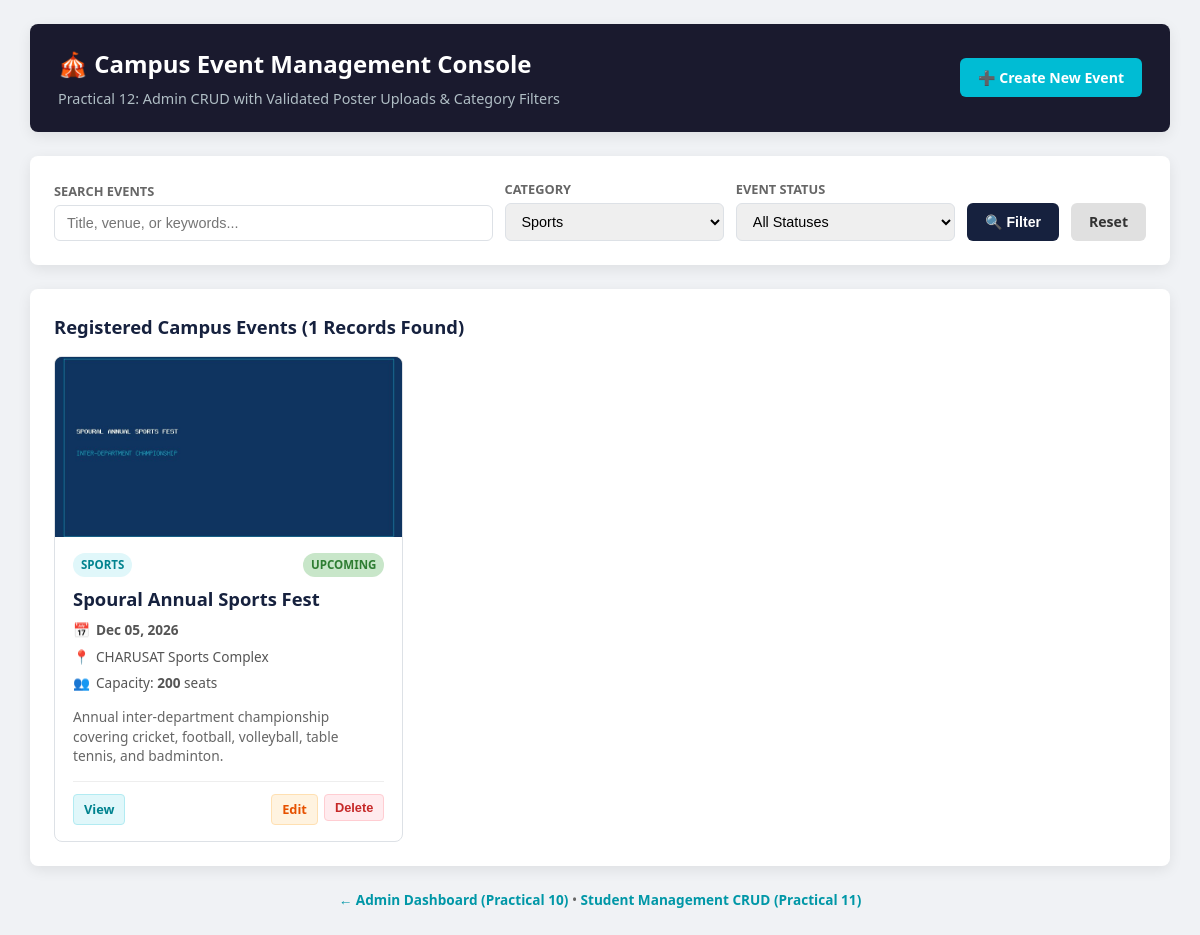
Screenshot of /index.php?category=Sports with the database file from the repository.
### tables this page shows
CREATE TABLE IF NOT EXISTS `events` (
  `id` INT AUTO_INCREMENT PRIMARY KEY,
  `title` VARCHAR(150) NOT NULL,
  `category` VARCHAR(50) NOT NULL,
  `description` TEXT NOT NULL,
  `event_date` DATE NOT NULL,
  `venue` VARCHAR(100) NOT NULL,
  `max_participants` INT UNSIGNED NOT NULL DEFAULT 100,
  `poster_url` VARCHAR(255) DEFAULT NULL,
  `status` ENUM('upcoming', 'completed', 'cancelled') NOT NULL DEFAULT 'upcoming',
  `created_at` TIMESTAMP DEFAULT CURRENT_TIMESTAMP,
  INDEX `idx_event_date` (`event_date`),
  INDEX `idx_category` (`category`),
  INDEX `idx_status` (`status`)
);

### index.php (the view, shortened to what this page needs)
<?php
$search   = trim($_GET['search'] ?? '');
$category = trim($_GET['category'] ?? '');
$events = [];
$totalEvents = 0;
try {
    $pdo = getDBConnection();
    $conditions = [];
    $params = [];
    if ($category !== '') {
        $conditions[] = "category = ?";
        $params[] = $category;
    }
    $whereSql = !empty($conditions) ? "WHERE " . implode(" AND ", $conditions) : "";
    $sql = "SELECT id, title, category, description, event_date, venue, max_participants, poster_url, status, created_at
            FROM events
            {$whereSql}
            ORDER BY event_date ASC";
    $stmt = $pdo->prepare($sql);
    $stmt->execute($params);
    $events = $stmt->fetchAll();
    $totalEvents = count($events);
} catch (Exception $e) {
    error_log("[Practical-12 CRUD Error]: " . $e->getMessage());
    $dbError = $e->getMessage();
}
?>
<!DOCTYPE html>
<html lang="en">
<head>
</head>
<body>
    <div class="container">
        <header>
            <div>
                <h1>🎪 Campus Event Management Console</h1>
                <p>Practical 12: Admin CRUD with Validated Poster Uploads & Category Filters</p>
            </div>
            <div>
                <a href="add_event.php" class="btn btn-primary">
                    ➕ Create New Event
                </a>
            </div>
        </header>
        <div class="card">
            <form method="GET" action="index.php" class="filter-form">
                <div class="form-group">
                    <label for="search">Search Events</label>
                    <input type="text" id="search" name="search" placeholder="Title, venue, or keywords..." value="<?= htmlspecialchars($search) ?>">
                </div>
                <div class="form-group">
                    <label for="category">Category</label>
                    <select id="category" name="category">
                        <option value="Sports" <?= $category === 'Sports' ? 'selected' : '' ?>>Sports</option>
                    </select>
                </div>
                <div class="form-group">
                    <label for="status">Event Status</label>
                    <select id="status" name="status">
                        <option value="">All Statuses</option>
                    </select>
                </div>
                <button type="submit" class="btn btn-filter">🔍 Filter</button>
                <a href="index.php" class="btn btn-reset">Reset</a>
            </form>
        </div>
        <div class="card">
            <div style="display:flex; justify-content:space-between; align-items:center;">
                <h3 style="margin:0; font-size:1.15rem; color:var(--color-primary-lt);">
                    Registered Campus Events (<?= $totalEvents ?> Records Found)
                </h3>
            </div>
            <?php if (!empty($events)): ?>
                <div class="events-grid">
                    <?php foreach ($events as $ev): ?>
                    <div class="event-card">
                        <div class="poster-container">
                            <?php if (!empty($ev['poster_url']) && file_exists(__DIR__ . '/' . $ev['poster_url'])): ?>
                                <img src="<?= htmlspecialchars($ev['poster_url']) ?>" alt="<?= htmlspecialchars($ev['title']) ?>" class="poster-img">
                            <?php endif; ?>
                        </div>
                        <div class="card-body">
                            <div class="card-meta">
                                <span class="badge badge-cat"><?= htmlspecialchars($ev['category']) ?></span>
                                <span class="badge badge-<?= htmlspecialchars($ev['status']) ?>">
                                    <?= htmlspecialchars(ucfirst($ev['status'])) ?>
                                </span>
                            </div>
                            <h4 class="event-title"><?= htmlspecialchars($ev['title']) ?></h4>
                            <div class="event-info">
                                <span>📅</span>
                                <strong><?= htmlspecialchars(date('M d, Y', strtotime($ev['event_date']))) ?></strong>
                            </div>
                            <div class="event-info">
                                <span>📍</span>
                                <span><?= htmlspecialchars($ev['venue']) ?></span>
                            </div>
                            <div class="event-info">
                                <span>👥</span>
                                <span>Capacity: <strong><?= htmlspecialchars((string)$ev['max_participants']) ?></strong> seats</span>
                            </div>
                            <p class="event-desc"><?= htmlspecialchars($ev['description']) ?></p>
                            <div class="card-actions">
                                <a href="view_event.php?id=<?= $ev['id'] ?>" class="btn-sm btn-view">View</a>
                                <div class="btn-action-group">
                                    <a href="edit_event.php?id=<?= $ev['id'] ?>" class="btn-sm btn-edit">Edit</a>
                                    <form action="delete_event.php" method="POST" style="display:inline;" onsubmit="return confirm('Are you sure you want to delete this event? This will also remove the uploaded poster file.');">
                                        <button type="submit" class="btn-sm btn-del">Delete</button>
                                    </form>
                                </div>
                            </div>
                        </div>
                    </div>
                    <?php endforeach; ?>
                </div>
            <?php else: ?>
                <div style="padding: 36px; text-align: center; color: var(--color-muted);">
                    No events found matching your filter criteria.
                </div>
            <?php endif; ?>
        </div>
        <div style="text-align:center; margin-top:20px; font-size:0.85rem; color:var(--color-muted);">
            <a href="../Practical-10/dashboard_admin.php" style="color:var(--color-accent-dark); text-decoration:none; font-weight:600;">
                &larr; Admin Dashboard (Practical 10)
            </a> &bull;
            <a href="../Practical-11/index.php" style="color:var(--color-accent-dark); text-decoration:none; font-weight:600;">
                Student Management CRUD (Practical 11)
            </a>
        </div>
    </div>
</body>
</html>

### index.php (style rules this page uses)
:root { --color-primary: #1a1a2e; --color-primary-lt: #16213e; --color-accent: #00bcd4; --color-accent-dark: #0097a7; --color-bg: #f0f2f5; --color-card: #ffffff; --color-text: #222222; --color-muted: #666666; --color-success: #2e7d32; --color-success-bg: #c8e6c9; --color-danger: #c62828; --color-danger-bg: #ffcdd2; --color-warning: #e65100; --color-warning-bg: #ffe0b2; --color-border: #dde1e6; --radius: 8px; --shadow: 0 4px 14px rgba(0,0,0,0.08); --font-sans: 'Segoe UI', Tahoma, Geneva, Verdana, sans-serif; }
* { box-sizing: border-box; }
body { font-family: var(--font-sans); background: var(--color-bg); color: var(--color-text); margin: 0; padding: 24px 16px; line-height: 1.5; }
.container { max-width: 1140px; margin: 0 auto; }
header { background: var(--color-primary); color: #fff; padding: 22px 28px; border-radius: var(--radius); box-shadow: var(--shadow); margin-bottom: 24px; display: flex; justify-content: space-between; align-items: center; flex-wrap: wrap; gap: 16px; }
header h1 { margin: 0 0 6px; font-size: 1.5rem; }
header p { margin: 0; color: #b0bec5; font-size: 0.9rem; }
.btn { display: inline-flex; align-items: center; gap: 6px; padding: 9px 18px; border-radius: 6px; font-weight: 600; font-size: 0.88rem; text-decoration: none; cursor: pointer; border: none; transition: background 0.2s; }
.btn-primary { background: var(--color-accent); color: #fff; }
.card { background: var(--color-card); border-radius: var(--radius); padding: 24px; box-shadow: var(--shadow); margin-bottom: 24px; }
.filter-form { display: grid; grid-template-columns: 2fr 1fr 1fr auto auto; gap: 12px; align-items: end; }
.form-group { display: flex; flex-direction: column; gap: 4px; }
.form-group label { font-size: 0.8rem; font-weight: 600; color: var(--color-muted); text-transform: uppercase; }
input[type="text"], select { padding: 9px 12px; border: 1px solid var(--color-border); border-radius: 6px; font-size: 0.9rem; outline: none; }
.btn-filter { background: var(--color-primary-lt); color: #fff; height: 38px; }
.btn-reset { background: #e0e0e0; color: #333; height: 38px; }
.events-grid { display: grid; grid-template-columns: repeat(auto-fill, minmax(320px, 1fr)); gap: 22px; margin-top: 16px; }
.event-card { background: #fff; border: 1px solid var(--color-border); border-radius: var(--radius); overflow: hidden; display: flex; flex-direction: column; transition: transform 0.2s, box-shadow 0.2s; }
.poster-container { width: 100%; height: 180px; background: #263238; position: relative; overflow: hidden; display: flex; align-items: center; justify-content: center; }
.poster-img { width: 100%; height: 100%; object-fit: cover; }
.card-body { padding: 16px 18px; display: flex; flex-direction: column; flex: 1; }
.card-meta { display: flex; justify-content: space-between; align-items: center; margin-bottom: 8px; }
.badge { display: inline-block; padding: 3px 8px; border-radius: 12px; font-size: 0.72rem; font-weight: 700; text-transform: uppercase; }
.badge-cat { background: #e0f7fa; color: #00838f; }
.badge-upcoming { background: var(--color-success-bg); color: var(--color-success); }
.event-title { margin: 0 0 8px; font-size: 1.15rem; color: var(--color-primary-lt); font-weight: 700; }
.event-info { font-size: 0.85rem; color: #555; margin-bottom: 6px; display: flex; align-items: center; gap: 6px; }
.event-desc { font-size: 0.86rem; color: #666; line-height: 1.4; margin: 8px 0 16px; flex: 1; display: -webkit-box; -webkit-line-clamp: 3; -webkit-box-orient: vertical; overflow: hidden; }
.card-actions { display: flex; justify-content: space-between; align-items: center; border-top: 1px solid #eee; padding-top: 12px; margin-top: auto; }
.btn-action-group { display: flex; gap: 6px; }
.btn-sm { padding: 5px 10px; font-size: 0.8rem; border-radius: 4px; font-weight: 600; text-decoration: none; cursor: pointer; border: 1px solid transparent; }
.btn-view { background: #e0f7fa; color: #00838f; border-color: #b2ebf2; }
.btn-edit { background: #fff3e0; color: #e65100; border-color: #ffe0b2; }
.btn-del { background: #ffebee; color: #c62828; border-color: #ffcdd2; }

### rows the page displays
events: poster_url (picture), category "SPORTS", status "UPCOMING", title "Spoural Annual Sports Fest", event_date "Dec 05, 2026", venue "CHARUSAT Sports Complex", max_participants "200", description "Annual inter-department championship covering cricket, football, volleyball, table tennis, and badminton."

### other values shown
$totalEvents "1"
